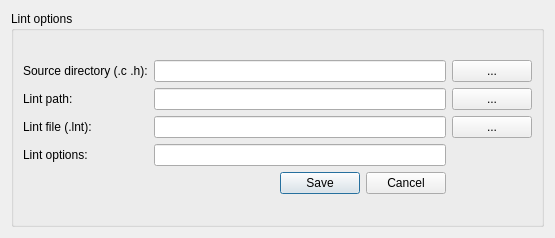
<?xml version="1.0" encoding="UTF-8"?>
<ui version="4.0">
 <class>LintOptions</class>
 <widget class="QDialog" name="LintOptions">
  <property name="geometry">
   <rect>
    <x>0</x>
    <y>0</y>
    <width>555</width>
    <height>238</height>
   </rect>
  </property>
  <property name="windowTitle">
   <string>Lint Options</string>
  </property>
  <layout class="QGridLayout" name="gridLayout_2">
   <item row="0" column="0">
    <widget class="QGroupBox" name="lintOptionsGroupBox">
     <property name="title">
      <string>Lint options</string>
     </property>
     <layout class="QVBoxLayout" name="verticalLayout">
      <item>
       <layout class="QGridLayout" name="gridLayout_4">
        <item row="1" column="0">
         <widget class="QLabel" name="lintPathLabel">
          <property name="text">
           <string>Lint path:</string>
          </property>
         </widget>
        </item>
        <item row="3" column="0">
         <widget class="QLabel" name="lintOptionsLabel">
          <property name="text">
           <string>Lint options:</string>
          </property>
         </widget>
        </item>
        <item row="2" column="2">
         <widget class="QPushButton" name="lintFileButton">
          <property name="text">
           <string>...</string>
          </property>
         </widget>
        </item>
        <item row="1" column="2">
         <widget class="QPushButton" name="lintButton">
          <property name="text">
           <string>...</string>
          </property>
         </widget>
        </item>
        <item row="0" column="0">
         <widget class="QLabel" name="sourceDirectoryLabel">
          <property name="text">
           <string>Source directory (.c .h):</string>
          </property>
         </widget>
        </item>
        <item row="0" column="2">
         <widget class="QPushButton" name="sourceButton">
          <property name="text">
           <string>...</string>
          </property>
         </widget>
        </item>
        <item row="0" column="1">
         <widget class="QLineEdit" name="sourceFileInputText"/>
        </item>
        <item row="2" column="1">
         <widget class="QLineEdit" name="lintFileInputText"/>
        </item>
        <item row="3" column="1">
         <widget class="QLineEdit" name="lintOptionsInputText"/>
        </item>
        <item row="2" column="0">
         <widget class="QLabel" name="lintFileLntLabel">
          <property name="text">
           <string>Lint file (.lnt):</string>
          </property>
         </widget>
        </item>
        <item row="1" column="1">
         <widget class="QLineEdit" name="lintInputText"/>
        </item>
        <item row="4" column="1">
         <widget class="QDialogButtonBox" name="buttonBox">
          <property name="standardButtons">
           <set>QDialogButtonBox::Cancel|QDialogButtonBox::Save</set>
          </property>
         </widget>
        </item>
       </layout>
      </item>
     </layout>
    </widget>
   </item>
  </layout>
 </widget>
 <resources/>
 <connections/>
</ui>
